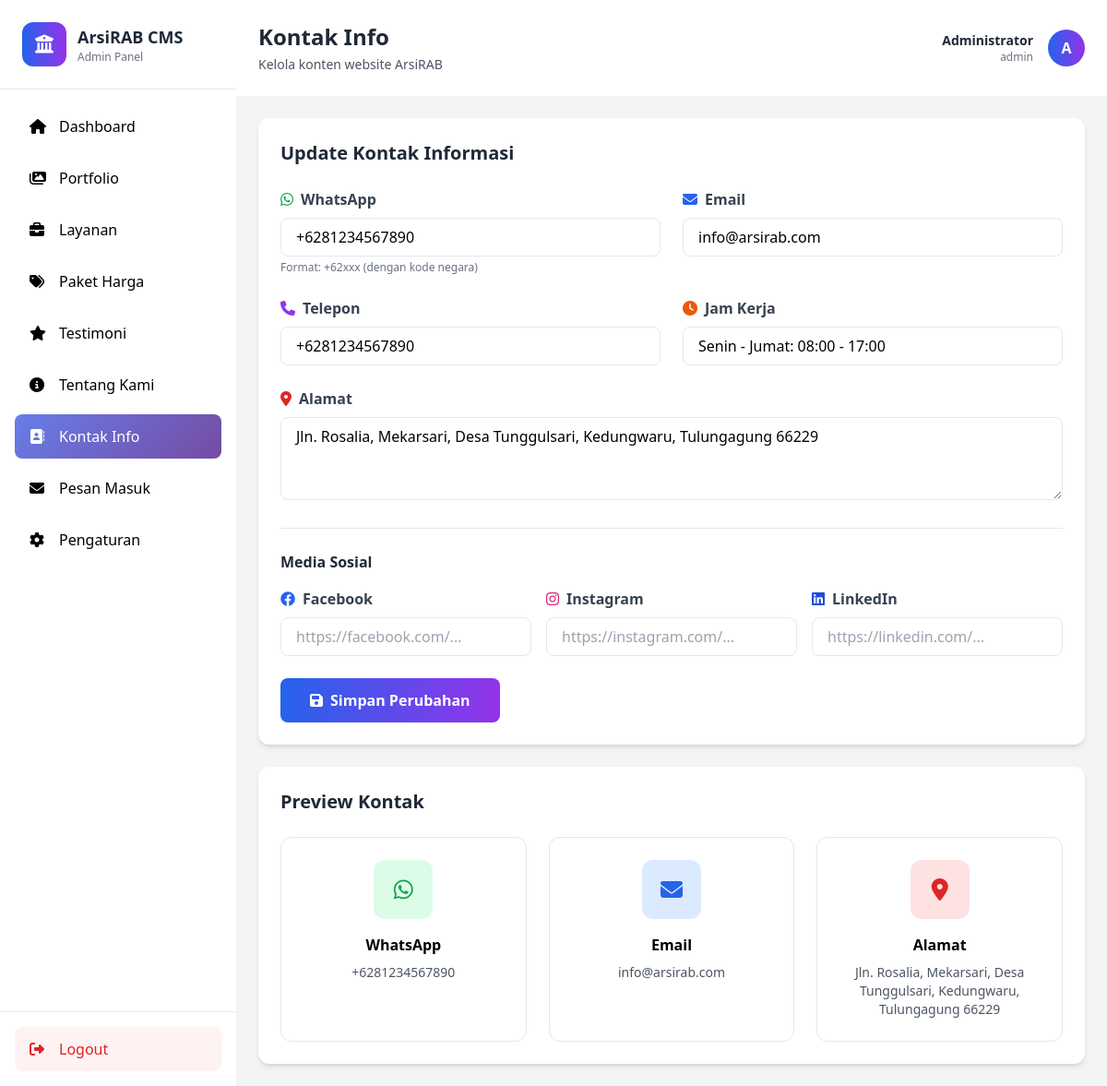
The app's page /admin/kontak.php (signed in) with its own data.
### tables this page shows
CREATE TABLE IF NOT EXISTS kontak_info (
    id INT PRIMARY KEY AUTO_INCREMENT,
    whatsapp VARCHAR(20),
    email VARCHAR(100),
    telepon VARCHAR(20),
    alamat TEXT,
    jam_kerja VARCHAR(100),
    facebook_url VARCHAR(255),
    instagram_url VARCHAR(255),
    linkedin_url VARCHAR(255),
    updated_at TIMESTAMP DEFAULT CURRENT_TIMESTAMP ON UPDATE CURRENT_TIMESTAMP
);

### admin/kontak.php (the view, shortened to what this page needs)
<?php
include 'header.php';
$conn = getConnection();
$stmt = $conn->query("SELECT * FROM kontak_info WHERE id = 1");
$kontak = $stmt->fetch();
?>
<div class="bg-white rounded-xl shadow-md p-6">
    <h3 class="text-xl font-bold text-gray-800 mb-6">Update Kontak Informasi</h3>
    <form method="POST" class="space-y-6">
        <div class="grid md:grid-cols-2 gap-6">
            <div>
                <label class="block text-gray-700 font-semibold mb-2">
                    <i class="fab fa-whatsapp text-green-600 mr-2"></i>WhatsApp
                </label>
                <input type="text" name="whatsapp" required
                       value="<?= $kontak['whatsapp'] ?? '' ?>"
                       class="w-full px-4 py-2 border rounded-lg focus:outline-none focus:ring-2 focus:ring-blue-500"
                       placeholder="+6281234567890">
                <p class="text-xs text-gray-500 mt-1">Format: +62xxx (dengan kode negara)</p>
            </div>
            <div>
                <label class="block text-gray-700 font-semibold mb-2">
                    <i class="fas fa-envelope text-blue-600 mr-2"></i>Email
                </label>
                <input type="email" name="email" required
                       value="<?= $kontak['email'] ?? '' ?>"
                       class="w-full px-4 py-2 border rounded-lg focus:outline-none focus:ring-2 focus:ring-blue-500"
                       placeholder="info@arsirab.com">
            </div>
            <div>
                <label class="block text-gray-700 font-semibold mb-2">
                    <i class="fas fa-phone text-purple-600 mr-2"></i>Telepon
                </label>
                <input type="text" name="telepon"
                       value="<?= $kontak['telepon'] ?? '' ?>"
                       class="w-full px-4 py-2 border rounded-lg focus:outline-none focus:ring-2 focus:ring-blue-500"
                       placeholder="+6281234567890">
            </div>
            <div>
                <label class="block text-gray-700 font-semibold mb-2">
                    <i class="fas fa-clock text-orange-600 mr-2"></i>Jam Kerja
                </label>
                <input type="text" name="jam_kerja"
                       value="<?= $kontak['jam_kerja'] ?? '' ?>"
                       class="w-full px-4 py-2 border rounded-lg focus:outline-none focus:ring-2 focus:ring-blue-500"
                       placeholder="Senin - Jumat: 08:00 - 17:00">
            </div>
        </div>
        <div>
            <label class="block text-gray-700 font-semibold mb-2">
                <i class="fas fa-map-marker-alt text-red-600 mr-2"></i>Alamat
            </label>
            <textarea name="alamat" rows="3" required
                      class="w-full px-4 py-2 border rounded-lg focus:outline-none focus:ring-2 focus:ring-blue-500"><?= $kontak['alamat'] ?? '' ?></textarea>
        </div>
        <div class="border-t pt-6">
            <h4 class="font-bold text-gray-800 mb-4">Media Sosial</h4>
            <div class="grid md:grid-cols-3 gap-4">
                <div>
                    <label class="block text-gray-700 font-semibold mb-2">
                        <i class="fab fa-facebook text-blue-600 mr-2"></i>Facebook
                    </label>
                    <input type="url" name="facebook_url"
                           value="<?= $kontak['facebook_url'] ?? '' ?>"
                           class="w-full px-4 py-2 border rounded-lg focus:outline-none focus:ring-2 focus:ring-blue-500"
                           placeholder="https://facebook.com/...">
                </div>
                <div>
                    <label class="block text-gray-700 font-semibold mb-2">
                        <i class="fab fa-instagram text-pink-600 mr-2"></i>Instagram
                    </label>
                    <input type="url" name="instagram_url"
                           value="<?= $kontak['instagram_url'] ?? '' ?>"
                           class="w-full px-4 py-2 border rounded-lg focus:outline-none focus:ring-2 focus:ring-blue-500"
                           placeholder="https://instagram.com/...">
                </div>
                <div>
                    <label class="block text-gray-700 font-semibold mb-2">
                        <i class="fab fa-linkedin text-blue-700 mr-2"></i>LinkedIn
                    </label>
                    <input type="url" name="linkedin_url"
                           value="<?= $kontak['linkedin_url'] ?? '' ?>"
                           class="w-full px-4 py-2 border rounded-lg focus:outline-none focus:ring-2 focus:ring-blue-500"
                           placeholder="https://linkedin.com/...">
                </div>
            </div>
        </div>
        <button type="submit"
                class="bg-gradient-to-r from-blue-600 to-purple-600 text-white px-8 py-3 rounded-lg font-semibold hover:shadow-lg transition">
            <i class="fas fa-save mr-2"></i>Simpan Perubahan
        </button>
    </form>
</div>
<div class="bg-white rounded-xl shadow-md p-6 mt-6">
    <h3 class="text-xl font-bold text-gray-800 mb-6">Preview Kontak</h3>
    <div class="grid md:grid-cols-3 gap-6">
        <div class="border rounded-xl p-6 text-center">
            <div class="bg-green-100 w-16 h-16 rounded-xl flex items-center justify-center mx-auto mb-4">
                <i class="fab fa-whatsapp text-green-600 text-2xl"></i>
            </div>
            <h4 class="font-bold mb-2">WhatsApp</h4>
            <p class="text-gray-600 text-sm"><?= $kontak['whatsapp'] ?? '-' ?></p>
        </div>
        <div class="border rounded-xl p-6 text-center">
            <div class="bg-blue-100 w-16 h-16 rounded-xl flex items-center justify-center mx-auto mb-4">
                <i class="fas fa-envelope text-blue-600 text-2xl"></i>
            </div>
            <h4 class="font-bold mb-2">Email</h4>
            <p class="text-gray-600 text-sm"><?= $kontak['email'] ?? '-' ?></p>
        </div>
        <div class="border rounded-xl p-6 text-center">
            <div class="bg-red-100 w-16 h-16 rounded-xl flex items-center justify-center mx-auto mb-4">
                <i class="fas fa-map-marker-alt text-red-600 text-2xl"></i>
            </div>
            <h4 class="font-bold mb-2">Alamat</h4>
            <p class="text-gray-600 text-sm"><?= $kontak['alamat'] ?? '-' ?></p>
        </div>
    </div>
</div>
<?php include 'footer.php'; ?>

### records on screen
kontak_info: whatsapp "+6281234567890", email "info@arsirab.com", telepon "+6281234567890", jam_kerja "Senin - Jumat: 08:00 - 17:00", alamat "Jln. Rosalia, Mekarsari, Desa Tunggulsari, Kedungwaru, Tulungagung 66229"

### other values on screen
$page_title "Kontak Info"
$_SESSION['admin_nama'] "Administrator"
$_SESSION['admin_username'] "admin"
substr($_SESSION['admin_nama'] ?? 'A', 0, 1) "A"
